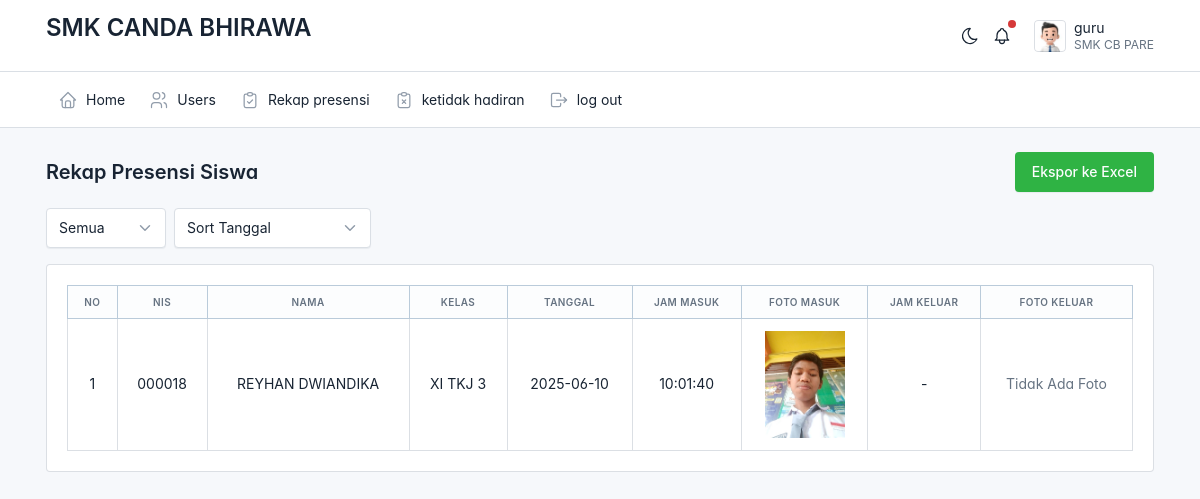
The app's page /pegawai/rekap/home.php (signed in) with its own data.
### tables this page shows
CREATE TABLE `presensi` (
  `id` int(11) NOT NULL,
  `id_siswa` int(11) NOT NULL,
  `tanggal_masuk` date NOT NULL,
  `jam_masuk` time NOT NULL,
  `foto_masuk` varchar(225) NOT NULL
);

CREATE TABLE `siswa` (
  `id` int(11) NOT NULL,
  `nis` varchar(225) NOT NULL,
  `no_absen` varchar(2) NOT NULL,
  `nama` varchar(225) NOT NULL,
  `kelas` varchar(50) NOT NULL,
  `jenis_kelamin` varchar(20) NOT NULL,
  `alamat` varchar(20) NOT NULL,
  `no_handphone` varchar(50) NOT NULL,
  `lokasi_presensi` varchar(50) NOT NULL,
  `foto` varchar(67) NOT NULL,
  `status` varchar(12) NOT NULL
);

### pegawai/rekap/home.php (the view, shortened to what this page needs)
<?php
include('../layout/header.php');
require_once('../../config.php');
$orderBy = "p.tanggal_masuk DESC";
$filter = "";
$query = "
    SELECT
        s.nis, s.nama, s.kelas,
        p.tanggal_masuk, p.jam_masuk, p.foto_masuk,
        o.jam_keluar, o.foto_keluar
    FROM siswa s
    LEFT JOIN presensi p ON s.id = p.id_siswa
    LEFT JOIN presensi_out o ON s.id = o.id_siswa AND p.tanggal_masuk = o.tanggal_keluar
    WHERE p.tanggal_masuk IS NOT NULL $filter
    ORDER BY $orderBy
";
$result = mysqli_query($conection, $query);
?>
<div class="page-header d-print-none">
    <div class="container-xl d-flex justify-content-between align-items-center">
        <h2 class="page-title">Rekap Presensi Siswa</h2>
        <a href="export_excel.php" class="btn btn-success">Ekspor ke Excel</a>
    </div>
</div>
<div class="container-xl mt-3">
    <form method="GET" class="d-flex gap-2 flex-wrap">
        <select name="periode" class="form-select w-auto" onchange="this.form.submit()">
            <option value="all" <?= (!isset($_GET['periode']) || $_GET['periode'] == 'all') ? 'selected' : '' ?>>Semua</option>
        </select>
        <select name="sort" class="form-select w-auto" onchange="this.form.submit()">
            <option value="tanggal" <?= (!isset($_GET['sort']) || $_GET['sort'] == 'tanggal') ? 'selected' : '' ?>>Sort Tanggal</option>
        </select>
    </form>
</div>
<div class="page-body mt-3">
    <div class="container-xl">
        <div class="card">
            <div class="card-body">
                <div class="table-responsive">
                    <table class="table table-bordered table-striped align-middle text-center">
                        <thead class="table-primary">
                            <tr>
                                <th>No</th>
                                <th>NIS</th>
                                <th>Nama</th>
                                <th>Kelas</th>
                                <th>Tanggal</th>
                                <th>Jam Masuk</th>
                                <th>Foto Masuk</th>
                                <th>Jam Keluar</th>
                                <th>Foto Keluar</th>
                            </tr>
                        </thead>
                        <tbody>
                            <?php
                            $no = 1;
                            while ($row = mysqli_fetch_assoc($result)) : ?>
                            <tr>
                                <td><?= $no++ ?></td>
                                <td><?= htmlspecialchars($row['nis']) ?></td>
                                <td><?= htmlspecialchars($row['nama']) ?></td>
                                <td><?= htmlspecialchars($row['kelas'] ?? '-') ?></td>
                                <td><?= htmlspecialchars($row['tanggal_masuk']) ?></td>
                                <td><?= htmlspecialchars($row['jam_masuk']) ?></td>
                                <td>
                                    <?php if (!empty($row['foto_masuk'])) : ?>
                                        <img src="../../siswa/presensi/foto/<?= htmlspecialchars($row['foto_masuk']) ?>" alt="Foto Masuk" width="80">
                                    <?php else : ?>
                                        <span class="text-muted">Tidak Ada Foto</span>
                                    <?php endif; ?>
                                </td>
                                <td><?= htmlspecialchars($row['jam_keluar'] ?? '-') ?></td>
                                <td>
                                    <?php if (!empty($row['foto_keluar'])) : ?>
                                        <img src="../../siswa/presensi/foto/<?= htmlspecialchars($row['foto_keluar']) ?>" alt="Foto Keluar" width="80">
                                    <?php else : ?>
                                        <span class="text-muted">Tidak Ada Foto</span>
                                    <?php endif; ?>
                                </td>
                            </tr>
                            <?php endwhile; ?>
                        </tbody>
                    </table>
                </div>
            </div>
        </div>
    </div>
</div>
<?php include('../layout/foother.php'); ?>

### pegawai/layout/header.php (style rules this page uses)
:root { --tblr-font-sans-serif: 'Inter Var', -apple-system, BlinkMacSystemFont, San Francisco, Segoe UI, Roboto, Helvetica Neue, sans-serif; }
body { font-feature-settings: "cv03", "cv04", "cv11"; }

### records on screen
presensi: siswa.nis "000018", siswa.nama "REYHAN DWIANDIKA", siswa.kelas "XI TKJ 3", tanggal_masuk "2025-06-10", jam_masuk "10:01:40", foto_masuk (picture), jam_keluar "-"

### other values on screen
$nama "guru"
